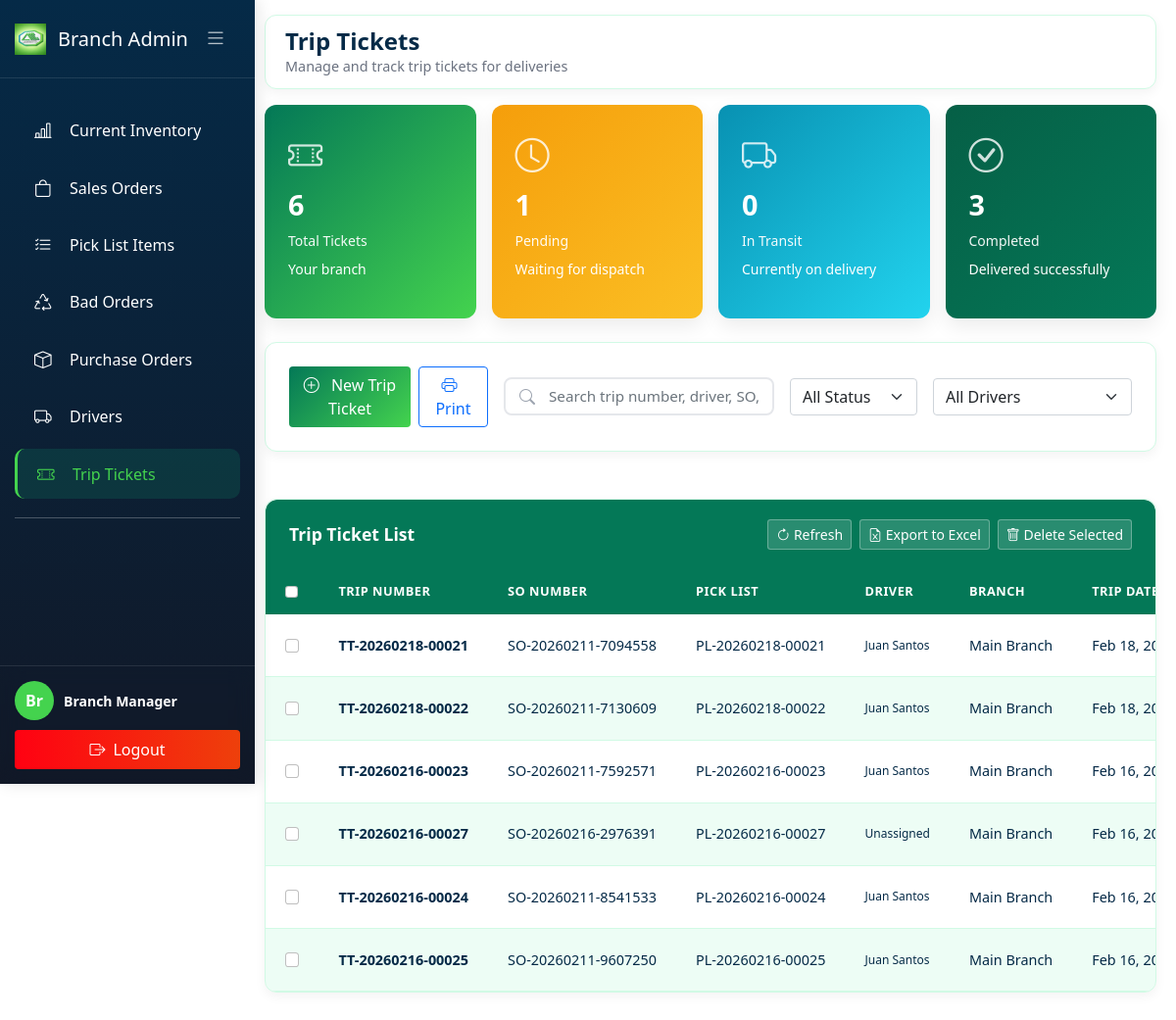
The page /BranchAdmin/trip_tickets.php (signed in) on the database its author committed.
### tables this page shows
CREATE TABLE `trip_tickets` (
  `trip_id` int(11) NOT NULL,
  `trip_number` varchar(50) NOT NULL,
  `so_id` int(11) NOT NULL,
  `picklist_id` int(11) DEFAULT NULL,
  `driver_id` int(11) NOT NULL,
  `branch_id` int(11) NOT NULL,
  `trip_date` date NOT NULL,
  `trip_status` enum('planned','in-progress','completed','delayed','cancelled') DEFAULT 'planned',
  `start_time` datetime DEFAULT NULL,
  `end_time` datetime DEFAULT NULL,
  `total_stops` int(11) DEFAULT NULL,
  `total_delivered` int(11) DEFAULT 0,
  `total_failed` int(11) DEFAULT 0,
  `remarks` text DEFAULT NULL,
  `created_by` int(11) NOT NULL,
  `created_at` timestamp NOT NULL DEFAULT current_timestamp(),
  `updated_at` timestamp NOT NULL DEFAULT current_timestamp() ON UPDATE current_timestamp(),
  `photo_1` varchar(250) DEFAULT NULL
);

CREATE TABLE `sales_orders` (
  `so_id` int(11) NOT NULL,
  `so_number` varchar(50) NOT NULL,
  `customer_id` int(11) NOT NULL,
  `branch_id` int(11) DEFAULT NULL,
  `order_date` datetime NOT NULL,
  `delivery_date` date DEFAULT NULL,
  `total_amount` decimal(12,2) NOT NULL,
  `order_status` enum('pending','confirmed','processing','ready','delivered','cancelled') DEFAULT 'pending',
  `created_by` int(11) NOT NULL,
  `created_at` timestamp NOT NULL DEFAULT current_timestamp(),
  `updated_at` timestamp NOT NULL DEFAULT current_timestamp() ON UPDATE current_timestamp()
);

CREATE TABLE `branches` (
  `branch_id` int(11) NOT NULL,
  `branch_name` varchar(100) NOT NULL,
  `branch_code` varchar(20) NOT NULL,
  `address` varchar(255) DEFAULT NULL,
  `city` varchar(50) DEFAULT NULL,
  `contact_number` varchar(20) DEFAULT NULL,
  `manager_id` int(11) DEFAULT NULL,
  `status` enum('active','inactive') DEFAULT 'active',
  `created_at` timestamp NOT NULL DEFAULT current_timestamp(),
  `updated_at` timestamp NOT NULL DEFAULT current_timestamp() ON UPDATE current_timestamp()
);

### BranchAdmin/trip_tickets.php (the view, shortened to what the rows shown need)
<?php
require_once '../config/database.php';
$branch_id = $_SESSION['branch_id'] ?? 0;
$view_all_branches = $_SESSION['view_all_branches'] ?? false;
$tt_branch_column_exists = false;
$check_tt_column = $conn->query("SHOW COLUMNS FROM trip_tickets LIKE 'branch_id'");
if ($check_tt_column && $check_tt_column->num_rows > 0) {
    $tt_branch_column_exists = true;
}
if ($tt_branch_column_exists && !$view_all_branches) {
    $branch_condition = "AND tt.branch_id = $branch_id";
}
$trip_result = $conn->query($trip_query);
$trip_tickets = $trip_result->fetch_all(MYSQLI_ASSOC);
function formatDateOnly($dateStr) {
    $date = new DateTime($dateStr);
    return $date->format('M d, Y');
}
?>
<!DOCTYPE html>
<html lang="en">
<head>
    <link rel="stylesheet" href="../css/current_inventory.css">
    <link href="https://cdn.jsdelivr.net/npm/bootstrap@5.1.3/dist/css/bootstrap.min.css" rel="stylesheet">
    <link rel="stylesheet" href="https://cdn.jsdelivr.net/npm/bootstrap-icons@1.8.1/font/bootstrap-icons.css">
    <link rel="stylesheet" href="https://cdnjs.cloudflare.com/ajax/libs/font-awesome/6.4.0/css/all.min.css">
    <link href="https://cdn.jsdelivr.net/npm/sweetalert2@11/dist/sweetalert2.min.css" rel="stylesheet">
</head>
<body>
    <div id="appPage">
        <div class="main-content" id="mainContent">
            <div id="tripTicketsContent" class="page-content active">
                <div class="navbar-top">
                    <div class="page-title">
                        <h2>Trip Tickets</h2>
                    </div>
                </div>
                <div class="data-table">
                    <div class="table-container">
                        <table class="table custom-table compact-table" id="tripTicketsTable">
                            <thead>
                                <tr>
                                    <th width="50">
                                        <input type="checkbox" class="form-check-input" id="selectAll" onclick="toggleSelectAll()">
                                    </th>
                                    <th width="120">Trip Number</th>
                                    <th width="120">SO Number</th>
                                    <th width="120">Pick List</th>
                                    <th width="150">Driver</th>
                                    <th width="100">Branch</th>
                                    <th width="100">Trip Date</th>
                                </tr>
                            </thead>
                            <tbody id="tripTicketsTableBody">
                                <?php if (empty($trip_tickets)): ?>
                                <tr>
                                    <td colspan="<?= ($tt_branch_column_exists && $view_all_branches) ? '10' : '9' ?>" class="text-center py-4">
                                        <i class="bi bi-inbox fs-1 d-block text-muted mb-2"></i>
                                        <p class="text-muted mb-0">
                                            No trip tickets found
                                            <?php if ($tt_branch_column_exists && !$view_all_branches): ?>
                                                for your branch
                                            <?php endif; ?>
                                        </p>
                                    </td>
                                </tr>
                                <?php else: ?>
                                    <?php foreach ($trip_tickets as $ticket):
                                        $driver_display = $ticket['picklist_driver_name'] ?: $ticket['driver_name'] ?: 'Unassigned';
                                    ?>
                                    <tr class="trip-row"
                                        data-id="<?= $ticket['trip_id'] ?>"
                                        data-trip-number="<?= htmlspecialchars($ticket['trip_number']) ?>"
                                        data-driver="<?= htmlspecialchars($driver_display) ?>"
                                        data-status="<?= $ticket['trip_status'] ?>"
                                        data-branch="<?= $ticket['branch_id'] ?? '' ?>">
                                        <td>
                                            <input type="checkbox" class="form-check-input ticket-checkbox" value="<?= $ticket['trip_id'] ?>">
                                        </td>
                                        <td><strong><?= htmlspecialchars($ticket['trip_number']) ?></strong></td>
                                        <td>
                                            <?php if ($ticket['so_number']): ?>
                                                <?= htmlspecialchars($ticket['so_number']) ?>
                                            <?php else: ?>
                                                <span class="text-muted">N/A</span>
                                            <?php endif; ?>
                                        </td>
                                        <td>
                                            <?php if ($ticket['pick_list_number']): ?>
                                                <?= htmlspecialchars($ticket['pick_list_number']) ?>
                                            <?php else: ?>
                                                <span class="text-muted">N/A</span>
                                            <?php endif; ?>
                                        </td>
                                        <td>
                                            <div class="driver-info">
                                                <?= htmlspecialchars($driver_display) ?>
                                            </div>
                                        </td>
                                        <td><?= htmlspecialchars($ticket['branch_name']) ?></td>
                                        <td><?= formatDateOnly($ticket['trip_date']) ?></td>
                                    </tr>
                                    <?php endforeach; ?>
                                <?php endif; ?>
                            </tbody>
                        </table>
                    </div>
            </div>
        </div>
    </div>
</body>
</html>

### rows shown on the page
trip_tickets: trip_number "TT-20260218-00021", so.so_number "SO-20260211-7094558", pick_list_number "PL-20260218-00021", driver_display "Juan Santos", branch.branch_name "Main Branch", trip_date "Feb 18,…"
trip_tickets: trip_number "TT-20260218-00022", so.so_number "SO-20260211-7130609", pick_list_number "PL-20260218-00022", driver_display "Juan Santos", branch.branch_name "Main Branch", trip_date "Feb 18,…"
trip_tickets: trip_number "TT-20260216-00023", so.so_number "SO-20260211-7592571", pick_list_number "PL-20260216-00023", driver_display "Juan Santos", branch.branch_name "Main Branch", trip_date "Feb 16,…"
trip_tickets: trip_number "TT-20260216-00027", so.so_number "SO-20260216-2976391", pick_list_number "PL-20260216-00027", driver_display "Unassigned", branch.branch_name "Main Branch", trip_date "Feb 16,…"
trip_tickets: trip_number "TT-20260216-00024", so.so_number "SO-20260211-8541533", pick_list_number "PL-20260216-00024", driver_display "Juan Santos", branch.branch_name "Main Branch", trip_date "Feb 16,…"
trip_tickets: trip_number "TT-20260216-00025", so.so_number "SO-20260211-9607250", pick_list_number "PL-20260216-00025", driver_display "Juan Santos", branch.branch_name "Main Branch", trip_date "Feb 16,…"

### other values the page prints
substr($user_name, 0, 2) "Br"
$user_name "Branch Manager"
$statTotalTickets "6"
$statPendingTickets "1"
$statActiveTrips "0"
$statCompletedTrips "3"
